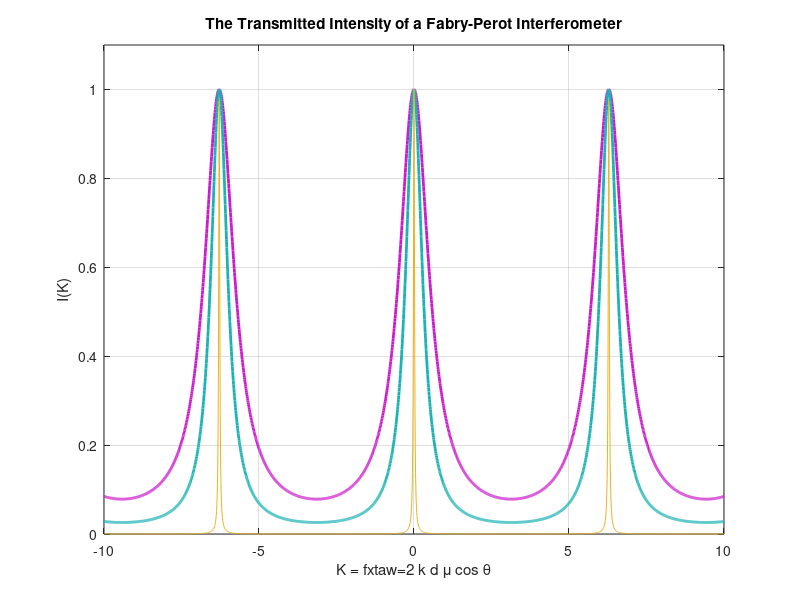
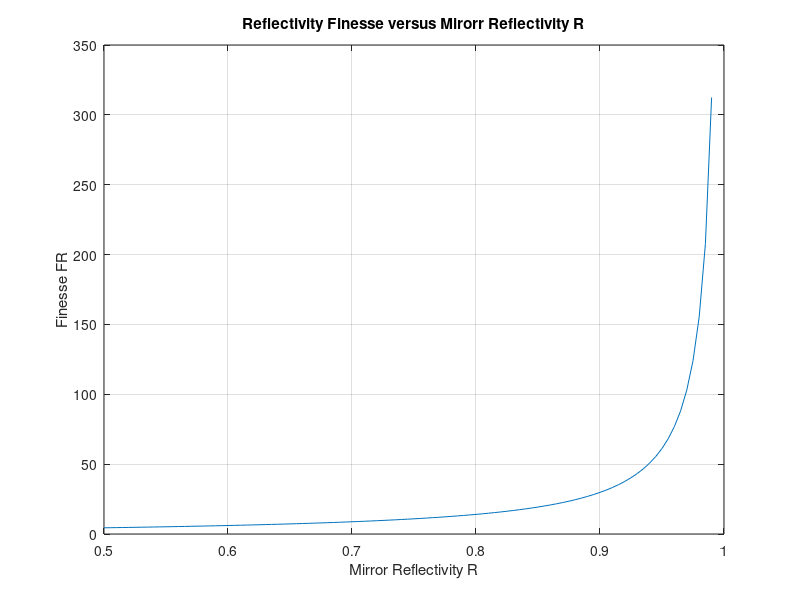
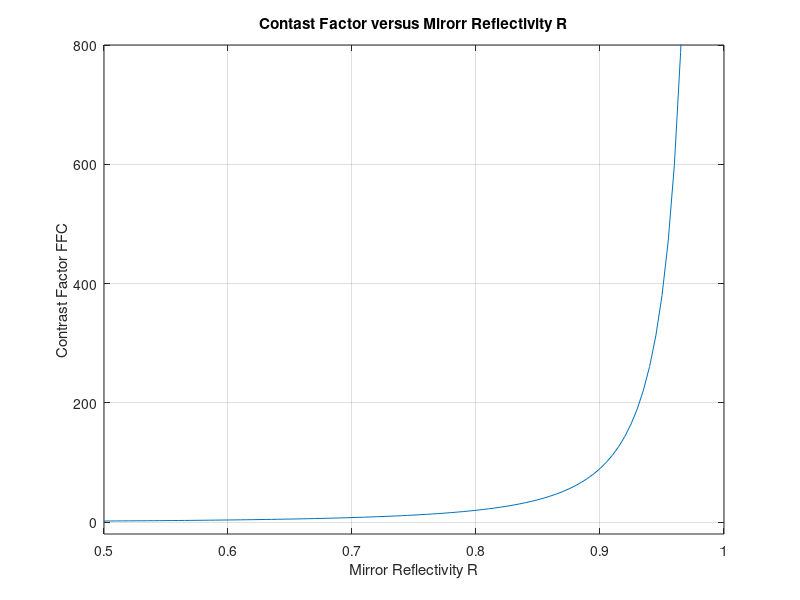

Reproduce these figures in MATLAB, in order.

K = -10:0.01:10;
r1 = 0.75;
F = 4 * r1^2 / (1 - r1^2)^2;
I1 = 1 ./ (1 + F * sin(K /2).^2);
figure(1)

plot(K , I1 , 'linewidth' , 2 , 'color' , [0.8 , 0.1 ,0.8]);
grid on
hold on
r2 = 0.85;
F = 4 * r2^2 / (1 - r2^2)^2;
I2 = 1 ./ (1 + F * sin(K /2).^2);

plot(K , I2 , 'linewidth' , 2 , 'color' , [0.1 , 0.7 ,0.7]);
hold on
r3 = 0.99;
F = 4 * r3^2 / (1 - r3^2)^2;
I3 = 1 ./ (1 + F * sin(K /2).^2);

plot(K , I3 );
axis([-10,10, 0 , 1.1]);
xlabel('K = fxtaw=2 k d \mu cos \theta');
ylabel('I(K)');
title('The Transmitted Intensity of a Fabry-Perot Interferometer');
figure(2)
r11=.5:.005:.99;
FF = 3.14 * sqrt(r11) ./ (1 - r11);
plot(r11,FF)
xlabel('Mirror Reflectivity R');
ylabel('Finesse FR');
title('Reflectivity Finesse versus Mirorr Reflectivity R');
grid on
figure(3)
FFC = 4 * r11.^2 ./ (1 - r11.^2).^2;
plot(r11,FFC)
ylim([-20 800]) 
xlabel('Mirror Reflectivity R');
ylabel('Contrast Factor FFC');
title('Contast Factor versus Mirorr Reflectivity R');
grid on


